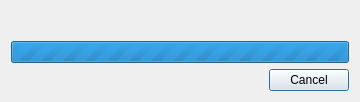
<?xml version="1.0" encoding="UTF-8"?>
<ui version="4.0">
 <class>GitDialog</class>
 <widget class="QDialog" name="GitDialog">
  <property name="geometry">
   <rect>
    <x>0</x>
    <y>0</y>
    <width>360</width>
    <height>102</height>
   </rect>
  </property>
  <property name="sizePolicy">
   <sizepolicy hsizetype="Preferred" vsizetype="Minimum">
    <horstretch>0</horstretch>
    <verstretch>0</verstretch>
   </sizepolicy>
  </property>
  <property name="windowTitle">
   <string>Dialog</string>
  </property>
  <property name="modal">
   <bool>true</bool>
  </property>
  <layout class="QVBoxLayout" name="verticalLayout">
   <item>
    <widget class="QLabel" name="label">
     <property name="text">
      <string/>
     </property>
     <property name="alignment">
      <set>Qt::AlignCenter</set>
     </property>
    </widget>
   </item>
   <item>
    <widget class="QProgressBar" name="progressBar">
     <property name="maximum">
      <number>0</number>
     </property>
     <property name="value">
      <number>0</number>
     </property>
    </widget>
   </item>
   <item>
    <widget class="QDialogButtonBox" name="buttonBox">
     <property name="standardButtons">
      <set>QDialogButtonBox::Cancel</set>
     </property>
    </widget>
   </item>
  </layout>
 </widget>
 <resources/>
 <connections/>
</ui>
